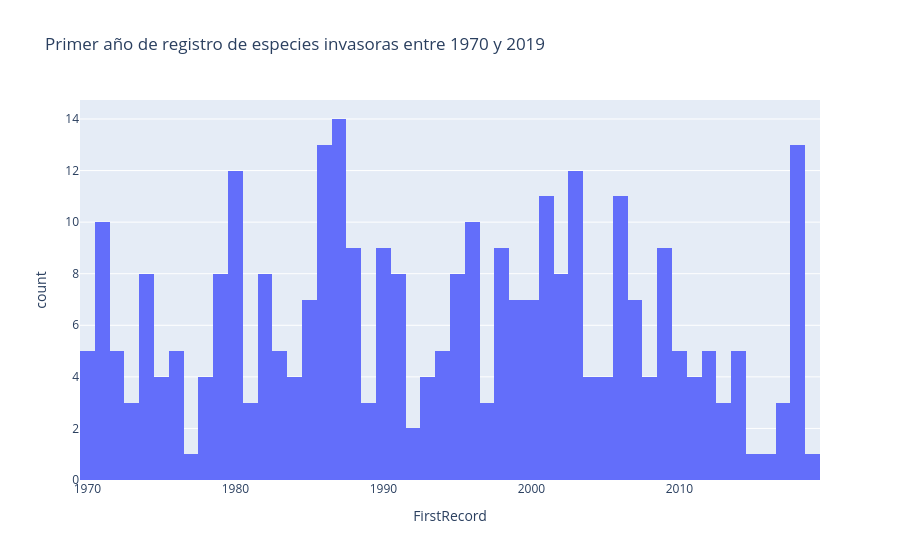

The code cell stored with this chart in its notebook:
### Code cell
fig = px.histogram(
    df_alien_species_chile[df_alien_species_chile["FirstRecord"] >= 1970],
    x="FirstRecord",
    title=f"Primer año de registro de especies invasoras entre {df_alien_species_chile[df_alien_species_chile['FirstRecord'] >= 1970]['FirstRecord'].min()} y {df_alien_species_chile[df_alien_species_chile['FirstRecord'] >= 1970]['FirstRecord'].max()}",
    nbins=50,
)
fig.show()

### Figure 1 — Plotly figure (JSON) as saved in the notebook; plotly's stock layout.template omitted (floating-point values rounded to 4 significant figures; data arrays with more than 128 entries replaced by an {"elided": "..."} marker saying what was removed)
{"data": [{"bingroup": "x", "hovertemplate": "FirstRecord=%{x}<br>count=%{y}<extra></extra>", "legendgroup": "", "marker": {"color": "#636efa", "pattern": {"shape": ""}}, "name": "", "nbinsx": 50, "orientation": "v", "showlegend": false, "type": "histogram", "x": {"elided": "314 int values"}, "xaxis": "x", "yaxis": "y"}], "layout": {"barmode": "relative", "legend": {"tracegroupgap": 0}, "title": {"text": "Primer año de registro de especies invasoras entre 1970 y 2019"}, "xaxis": {"anchor": "y", "domain": [0, 1], "title": {"text": "FirstRecord"}}, "yaxis": {"anchor": "x", "domain": [0, 1], "title": {"text": "count"}}}}
